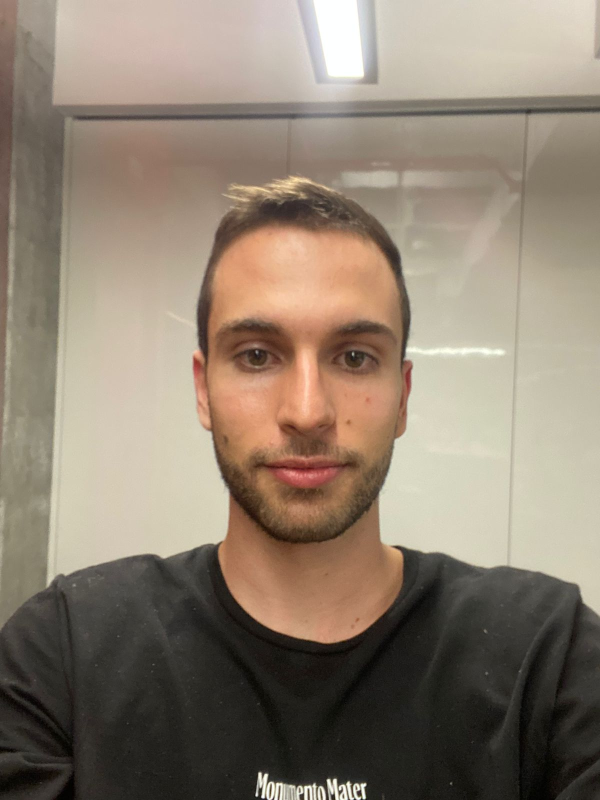
#> input picture Taller_1/Punto_4/foto.jpeg, 1200 x 1600 px, found by its file name (shown at 1/2 size)
$ jupyter execute --allow-errors punto_4.ipynb
#> lines starting #> are read from the running program, lines starting #| are printed output that depends on the picture
[cell 1]
import numpy as np
import cv2
import matplotlib.pyplot as plt
import matplotlib.animation as animation
from IPython.display import HTML

[cell 2]
import numpy as np

# Define the target function: Euclidean distance
def error(x, x_n):
    return 1/2*(x - x_n)**2

# Define the gradient of the target function
def error_gradient(x, x_n):
    return 2*(x - x_n)

[cell 3]
# Newton's method for minimizing the Euclidean distance
def newtons_method(x_0, x_n, tolerance=1e-6, max_iterations=100, alpha=1e-1):
#> called with x_0 = array of shape (4,), x_n = array of shape (4,), tolerance = 1e-06, max_iterations = 100, alpha = 0.1
    x = x_0
    x_iter = [x_0]
    iteration = 0

    while np.sum(error(x, x_n)) > tolerance and iteration < max_iterations:
        x = x - alpha*error_gradient(x, x_n)
        x_iter.append(x)
        iteration += 1

    if iteration == max_iterations:
        print("Newton's method did not converge.")
    else:
        print(f"Minimum Euclidean distance: {np.linalg.norm(x - x_n)}")
        print(f"Optimal x: {x}")

    return x_iter

# Initial guess for x_0
x_0 = np.array([0.0, 0.0, 0.0, 0.0])

# Desired point x_n
x_n = np.array([1.0, 2.0, 3.0, 4.0])

# Call Newton's method
_ = newtons_method(x_0, x_n)

[cell 4]
# Define the fixed-point iteration function
def fixed_point_iteration(x_0, x_n, tolerance=1e-6, max_iterations=100, alpha = 1e-1):
#> called with x_0 = array of shape (4,), x_n = array of shape (4,), tolerance = 1e-06, max_iterations = 100, alpha = 0.1
    x = x_0
    iteration = 0
    x_iter = [x_0]

    while np.linalg.norm(x - x_n) > tolerance and iteration < max_iterations:
        # Update x using the Euclidean distance
        x = x - alpha * (x - x_n)  # Adjust the step size (0.5 in this example)
        x_iter.append(x)

        iteration += 1

    if iteration == max_iterations:
        print("Fixed-point iteration did not converge.")
    else:
        print(f"Minimum Euclidean distance: {np.linalg.norm(x - x_n)}")
        print(f"Optimal x: {x}")

    return x_iter

# Initial guess for x_0
x_0 = np.array([0.0, 0.0, 0.0, 0.0])

# Desired point x_n
x_n = np.array([1.0, 2.0, 3.0, 4.0])

# Call the fixed-point iteration function
_ = fixed_point_iteration(x_0, x_n)

[cell 5]
def read_and_add_to_dataset(img_path):
    target_width = 400  # Adjust these values as needed
    target_height = 600

    img = cv2.imread(img_path, cv2.IMREAD_GRAYSCALE)  # Load the image in grayscale
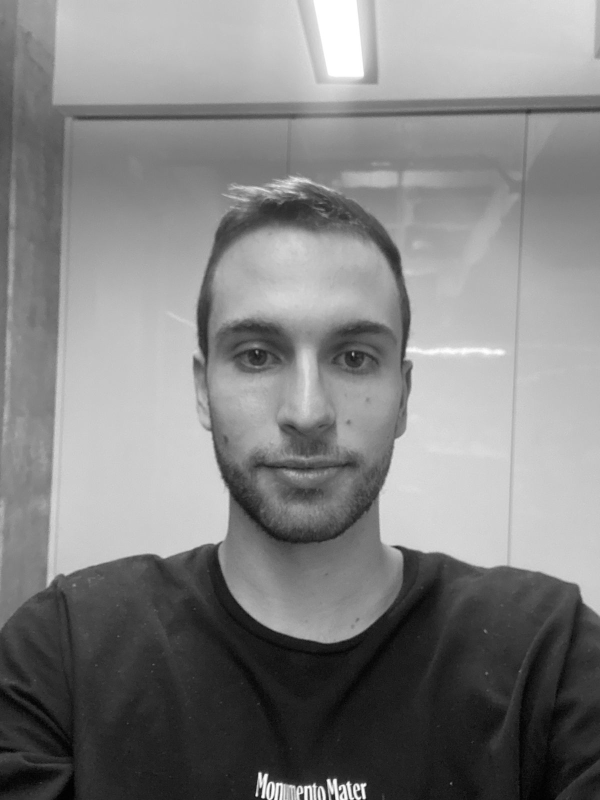
#> img: shape (1600, 1200) (shown at 1/2 size); min 0, max 255, mean 130.3

    if img is not None:
        img = cv2.resize(img, (target_width, target_height))
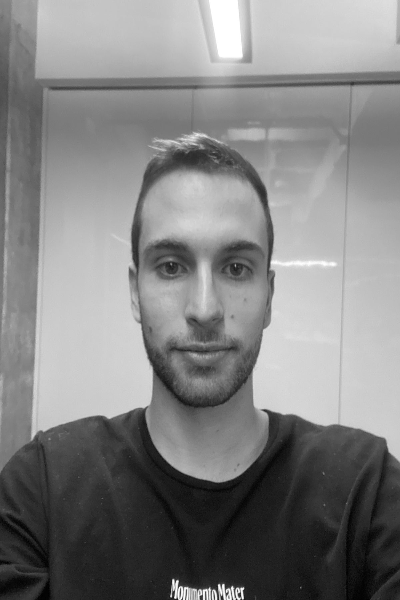
#> img: shape (600, 400); min 0, max 255, mean 130.3

    return img

[cell 6]
img = read_and_add_to_dataset("/home/coberndorm/Documents/Semestre_IX/Linear_Algebra_In_Data_Science/Taller_1/Punto_4/foto.jpeg")
img = img.reshape(-1)

x_0 = np.random.random(img.shape)

x_iter = fixed_point_iteration(x_0, img, tolerance=2, max_iterations=1000, alpha=0.001)
#> x_iter = 1001 items
